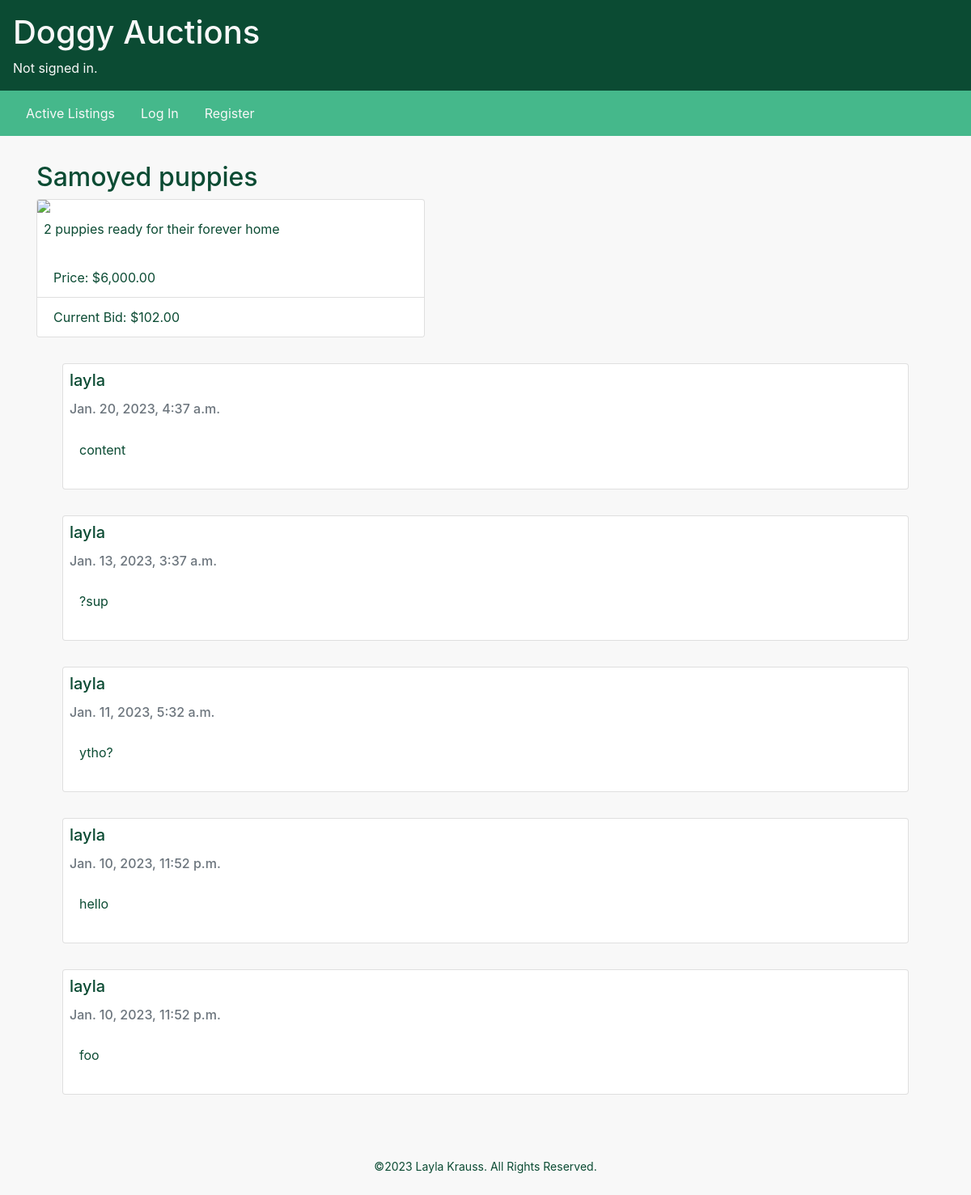
/listing/1, run on the app's committed database.
### auctions/models.py (models this page shows, shortened)
class Listing(models.Model):
    title = models.CharField(max_length=64)
    description = models.CharField(max_length=160)
    img_path = models.CharField(max_length=1024)
    price = models.DecimalField(max_digits=7, decimal_places=2)
    created_at = models.DateTimeField(default=datetime.now, blank=True)
    user = models.ForeignKey("User", on_delete=models.CASCADE, related_name="listings")
    winner = models.ForeignKey("User", on_delete=models.CASCADE, blank=True, null=True, related_name="listings_won")
    category = models.ForeignKey("Category", on_delete=models.CASCADE, related_name="listings")
    status = models.IntegerField(default=0) # 0 is open, 1 is closed

class Bid(models.Model):
    amount = models.DecimalField(max_digits=7, decimal_places=2)
    listing = models.ForeignKey("Listing", on_delete=models.CASCADE, related_name="bids")
    user = models.ForeignKey("User", on_delete=models.CASCADE, related_name="bids")

class Comment(models.Model):
    text = models.CharField(max_length=1024, blank=True)
    listing = models.ForeignKey("Listing", on_delete=models.CASCADE, related_name="comments")
    user = models.ForeignKey("User", on_delete=models.CASCADE, related_name="comments")
    created_at = models.DateTimeField(default=datetime.now, blank=True)

class User(AbstractUser):
    watched_listings = models.ManyToManyField("Listing", blank=True, related_name="watched_by")

### auctions/views.py (the view)
# urls.py: path("listing/<id>", views.listing, name="listing"),
def listing(request, id):
    try:
        listing = Listing.objects.get(pk=id)
    except Listing.DoesNotExist:
            return render(request, "auctions/404.html", status=404)
    if request.method == "POST":
        if listing.watched_by.filter(id=request.user.id).exists():
            listing.watched_by.remove(request.user)
        else:
            listing.watched_by.add(request.user)
        return redirect("watchlist")
    max_bid = listing.bids.order_by('-amount').first() # SELECT * FROM bids WHERE listing = id ORDER BY amount DESC LIMIT 1
    comments = listing.comments.order_by('-created_at') # SELECT * FROM comments WHERE listing = id ORDER BY created_at DESC
    return render(request, "auctions/listing.html", {
        "listing": listing,
        "bid_form": NewBidForm(),
        "max_bid": max_bid,
        "comment_form": NewCommentForm(),
        "comments": comments,
    })

### auctions/context_processors.py (called while the page is built)
def add_variable_to_context(request):
    return {
        'categories': Category.objects.all()
    }

### auctions/templates/auctions/listing.html (shortened to what this page needs)
{% extends "auctions/layout.html" %}
{% load humanize %}
{% block body %}
    <h2>{{ listing.title }}</h2>
    <div>
        <div class="card listing">
            <img src="{{ listing.img_path }}" class="card-img-top">
            <p class="card-text p-2">{{ listing.description }}</p>
            <ul class="list-group list-group-flush">
                <li class="list-group-item">Price: ${{ listing.price|intcomma }}</li>
                <li class="list-group-item">Current Bid: ${{ max_bid.amount|intcomma }}</li>
            </ul>
        </div>
        {% for comment in comments %}
            <div class="card comment-card">
                <h5 class="card-title p-2">{{ comment.user }}</h5>
                <h6 class="card-subtitle px-2 mb-2 text-muted">{{ comment.created_at }}</h6>
                <p class="card-body">{{ comment.text }}</p>
            </div>
        {% endfor %}
    </div>
{% endblock %}

### auctions/static/auctions/styles.css (style rules this page uses)
:root { --light-green: #45B88B; --dark-green: #0B4B33; --light-text: #f8f8f8; }
body { color: var(--dark-green); background-color: var(--light-text); }
img { width: 20rem; }
.listing { max-width: 30rem; }
.comment-card { margin: 2rem; }

### data on the page
Listing: title "Samoyed puppies", description "2 puppies ready for their forever home", price "6,000.00"
Bid: amount "102.00"
Comment: user "layla", created_at "Jan. 20, 2023, 4:37 a.m.", text "content"
Comment: user "layla", created_at "Jan. 13, 2023, 3:37 a.m.", text "?sup"
Comment: user "layla", created_at "Jan. 11, 2023, 5:32 a.m.", text "ytho?"
Comment: user "layla", created_at "Jan. 10, 2023, 11:52 p.m.", text "hello"
Comment: user "layla", created_at "Jan. 10, 2023, 11:52 p.m.", text "foo"
